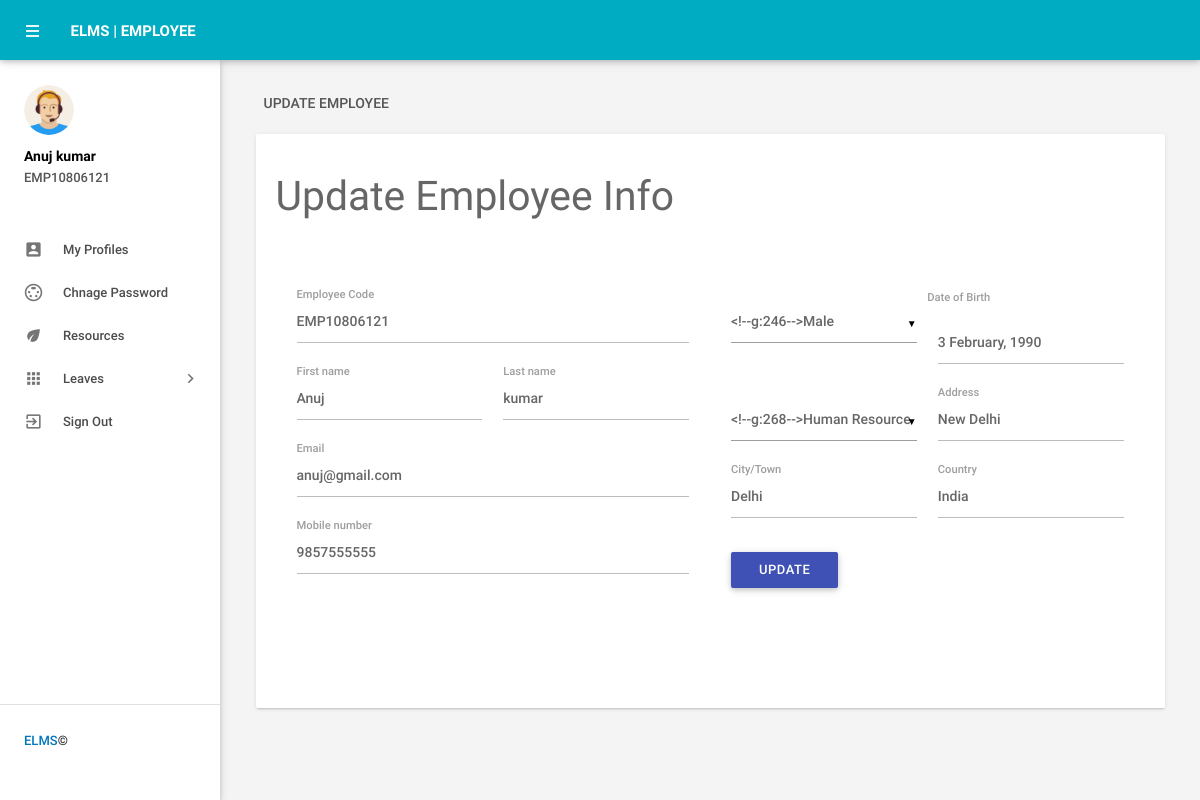
Screenshot of /elms/myprofile.php (signed in) with the database file from the repository.
### tables this page shows
CREATE TABLE `tblemployees` (
  `id` int(11) NOT NULL,
  `EmpId` varchar(100) NOT NULL,
  `FirstName` varchar(150) NOT NULL,
  `LastName` varchar(150) NOT NULL,
  `EmailId` varchar(200) NOT NULL,
  `Password` varchar(180) NOT NULL,
  `Gender` varchar(100) NOT NULL,
  `Dob` varchar(100) NOT NULL,
  `Department` varchar(255) NOT NULL,
  `Address` varchar(255) NOT NULL,
  `City` varchar(200) NOT NULL,
  `Country` varchar(150) NOT NULL,
  `Phonenumber` char(11) NOT NULL,
  `Status` int(1) NOT NULL,
  `RegDate` timestamp NOT NULL DEFAULT current_timestamp()
);

### elms/myprofile.php (the view, shortened to what this page needs)
<?php
include('includes/config.php');
if(strlen($_SESSION['emplogin'])==0)
    {
header('location:index.php');
}
else{
    ?>
<!DOCTYPE html>
<html lang="en">
    <head>
        <link type="text/css" rel="stylesheet" href="assets/plugins/materialize/css/materialize.min.css"/>
        <link href="assets/plugins/material-preloader/css/materialPreloader.min.css" rel="stylesheet">
        <link href="assets/css/alpha.min.css" rel="stylesheet" type="text/css"/>
        <link href="assets/css/custom.css" rel="stylesheet" type="text/css"/>
    </head>
    <body>
  <?php include('includes/header.php');?>
       <?php include('includes/sidebar.php');?>
   <main class="mn-inner">
                <div class="row">
                    <div class="col s12">
                        <div class="page-title">Update employee</div>
                    </div>
                    <div class="col s12 m12 l12">
                        <div class="card">
                            <div class="card-content">
                                <form id="example-form" method="post" name="updatemp">
                                    <div>
                                        <h3>Update Employee Info</h3>
                                        <section>
                                            <div class="wizard-content">
                                                <div class="row">
                                                    <div class="col m6">
                                                        <div class="row">
<?php
$eid=$_SESSION['emplogin'];
$sql = "SELECT * from  tblemployees where EmailId=:eid";
$query = $dbh -> prepare($sql);
$query -> bindParam(':eid',$eid, PDO::PARAM_STR);
$query->execute();
$results=$query->fetchAll(PDO::FETCH_OBJ);
if($query->rowCount() > 0)
{
foreach($results as $result)
{               ?>
 <div class="input-field col  s12">
<label for="empcode">Employee Code</label>
<input  name="empcode" id="empcode" value="<?php echo htmlentities($result->EmpId);?>" type="text" autocomplete="off" readonly required>
</div>
<div class="input-field col m6 s12">
<label for="firstName">First name</label>
<input id="firstName" name="firstName" value="<?php echo htmlentities($result->FirstName);?>"  type="text" required>
</div>
<div class="input-field col m6 s12">
<label for="lastName">Last name </label>
<input id="lastName" name="lastName" value="<?php echo htmlentities($result->LastName);?>" type="text" autocomplete="off" required>
</div>
<div class="input-field col s12">
<label for="email">Email</label>
<input  name="email" type="email" id="email" value="<?php echo htmlentities($result->EmailId);?>" readonly autocomplete="off" required>
</div>
<div class="input-field col s12">
<label for="phone">Mobile number</label>
<input id="phone" name="mobileno" type="tel" value="<?php echo htmlentities($result->Phonenumber);?>" maxlength="10" autocomplete="off" required>
 </div>
</div>
</div>
<div class="col m6">
<div class="row">
<div class="input-field col m6 s12">
</div>
<label for="birthdate">Date of Birth</label>
<div class="input-field col m6 s12">
<input id="birthdate" name="dob"  class="datepicker" value="<?php echo htmlentities($result->Dob);?>" >
</div>
<div class="input-field col m6 s12">
</div>
<div class="input-field col m6 s12">
<label for="address">Address</label>
<input id="address" name="address" type="text"  value="<?php echo htmlentities($result->Address);?>" autocomplete="off" required>
</div>
<div class="input-field col m6 s12">
<label for="city">City/Town</label>
<input id="city" name="city" type="text"  value="<?php echo htmlentities($result->City);?>" autocomplete="off" required>
 </div>
<div class="input-field col m6 s12">
<label for="country">Country</label>
<input id="country" name="country" type="text"  value="<?php echo htmlentities($result->Country);?>" autocomplete="off" required>
</div>
<?php }}?>
<div class="input-field col s12">
<button type="submit" name="update"  id="update" class="waves-effect waves-light btn indigo m-b-xs">UPDATE</button>
</div>
                                                        </div>
                                                    </div>
                                                </div>
                                            </div>
                                        </section>
                                    </div>
                                </form>
                            </div>
                        </div>
                    </div>
                </div>
            </main>
        </div>
        <div class="left-sidebar-hover"></div>
    </body>
</html>
<?php } ?>

### elms/includes/sidebar.php (shortened to what this page needs)
     <aside id="slide-out" class="side-nav white fixed">
                <div class="side-nav-wrapper">
                    <div class="sidebar-profile">
                        <div class="sidebar-profile-image">
                            <img src="assets/images/profile-image.png" class="circle" alt="">
                        </div>
                        <div class="sidebar-profile-info">
                    <?php
$eid=$_SESSION['eid'];
$sql = "SELECT FirstName,LastName,EmpId from  tblemployees where id=:eid";
$query = $dbh -> prepare($sql);
$query->bindParam(':eid',$eid,PDO::PARAM_STR);
$query->execute();
$results=$query->fetchAll(PDO::FETCH_OBJ);
if($query->rowCount() > 0)
{
foreach($results as $result)
{               ?>
                                <p><?php echo htmlentities($result->FirstName." ".$result->LastName);?></p>
                                <span><?php echo htmlentities($result->EmpId)?></span>
                         <?php }} ?>
                        </div>
                    </div>
                <ul class="sidebar-menu collapsible collapsible-accordion" data-collapsible="accordion">
  <li class="no-padding"><a class="waves-effect waves-grey" href="myprofile.php"><i class="material-icons">account_box</i>My Profiles</a></li>
  <li class="no-padding"><a class="waves-effect waves-grey" href="emp-changepassword.php"><i class="material-icons">settings_input_svideo</i>Chnage Password</a></li>
  <li class="no-padding"><a class="waves-effect waves-grey" href="resources-employee.php"><i class="material-icons">eco</i>Resources</a></li>
                    <li class="no-padding">
                        <a class="collapsible-header waves-effect waves-grey"><i class="material-icons">apps</i>Leaves<i class="nav-drop-icon material-icons">keyboard_arrow_right</i></a>
                    </li>
                  <li class="no-padding">
                                <a class="waves-effect waves-grey" href="logout.php"><i class="material-icons">exit_to_app</i>Sign Out</a>
                            </li>
                </ul>
                <div class="footer">
                    <p class="copyright"><a href="http://phpgurukul.com/"> ELMS </a>©</p>
                </div>
                </div>
            </aside>

### rows the page displays
tblemployees: FirstName+LastName "Anuj kumar", EmpId "EMP10806121", empcode "EMP10806121", firstName "Anuj", lastName "kumar", email "anuj@gmail.com", mobileno "9857555555", dob "3 February, 1990", address "New Delhi", city "Delhi", country "India"
